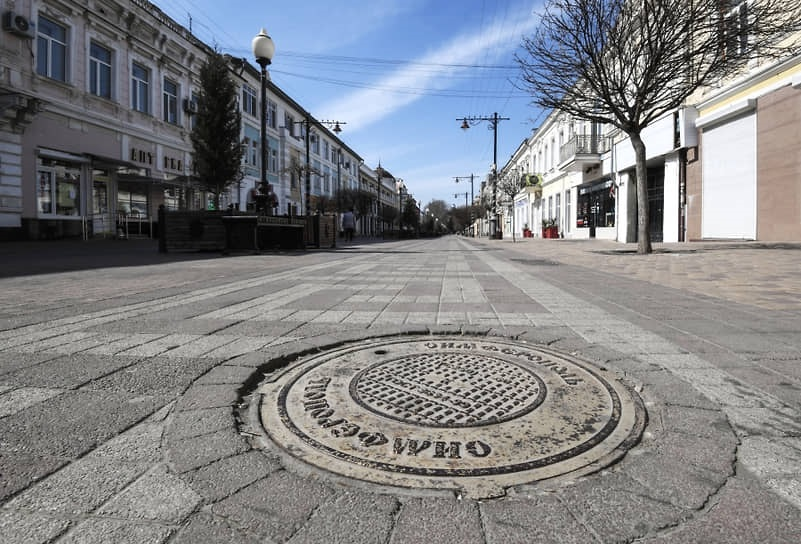
#> input picture src3.jpg, 801 x 544 px
$ python 13.py
#> lines starting #> are read from the running program, lines starting #| are printed output that depends on the picture
import cv2
import numpy as np
src=cv2.imread("src3.jpg")
#> src is the input picture: shape (544, 801, 3); mean B, G, R 133.6, 129.9, 128

re,thresh=cv2.threshold(src,128,255,cv2.THRESH_BINARY)
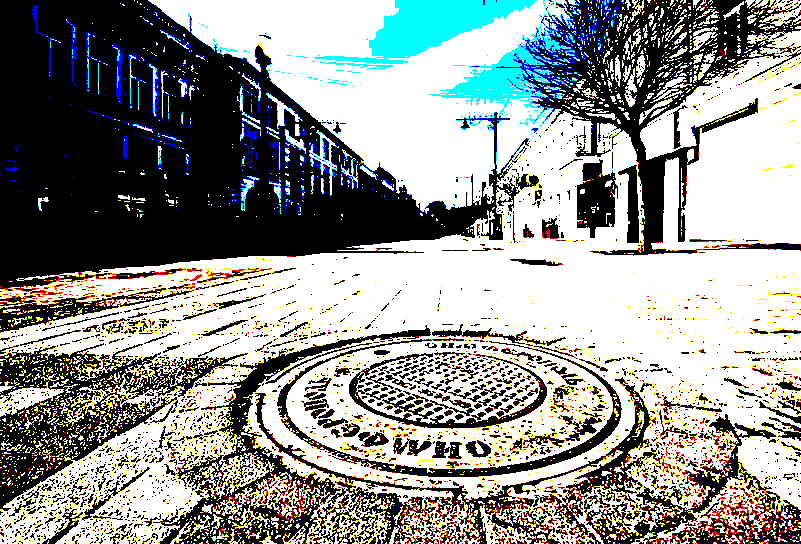
#> thresh: shape (544, 801, 3); mean B, G, R 144.6, 148.6, 146.4
cv2.imshow("tr",thresh)
ret,thresh1=cv2.threshold(src,128,255,cv2.THRESH_BINARY_INV)
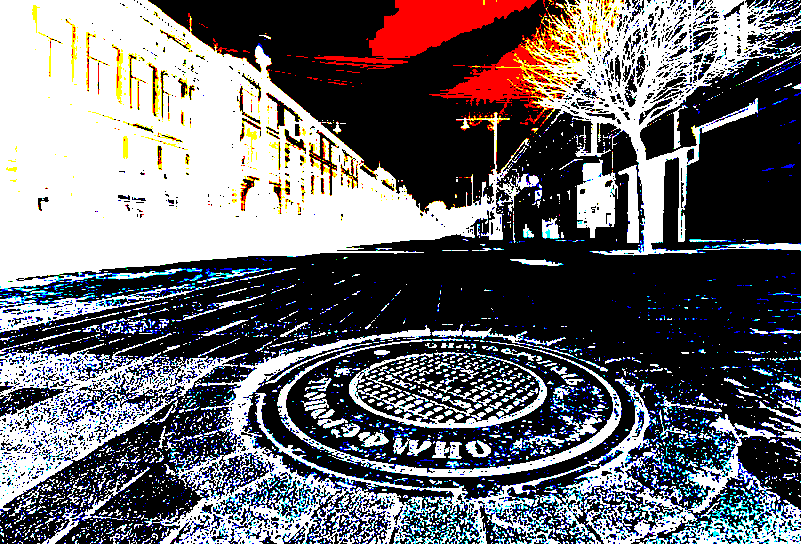
#> thresh1: shape (544, 801, 3); mean B, G, R 110.4, 106.4, 108.6
cv2.imshow("tr1",thresh1)
ret1,thresh2=cv2.threshold(src,128,255,cv2.THRESH_TRUNC)
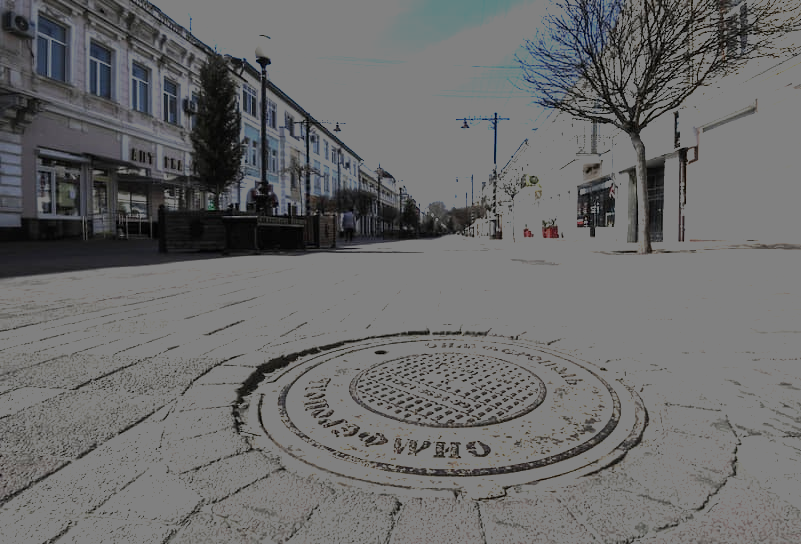
#> thresh2: shape (544, 801, 3); mean B, G, R 107.1, 107, 106.8
cv2.imshow("tr2",thresh2)
ret2,thresh3=cv2.threshold(src,128,255,cv2.THRESH_TOZERO)
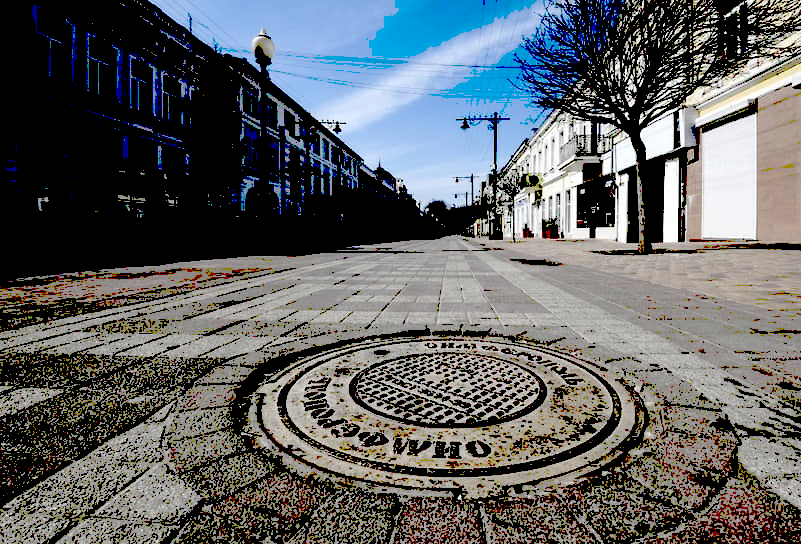
#> thresh3: shape (544, 801, 3); mean B, G, R 99.1, 97.6, 94.7
cv2.imshow("tr3",thresh3)
ret3,thresh4=cv2.threshold(src,128,255,cv2.THRESH_TOZERO_INV)
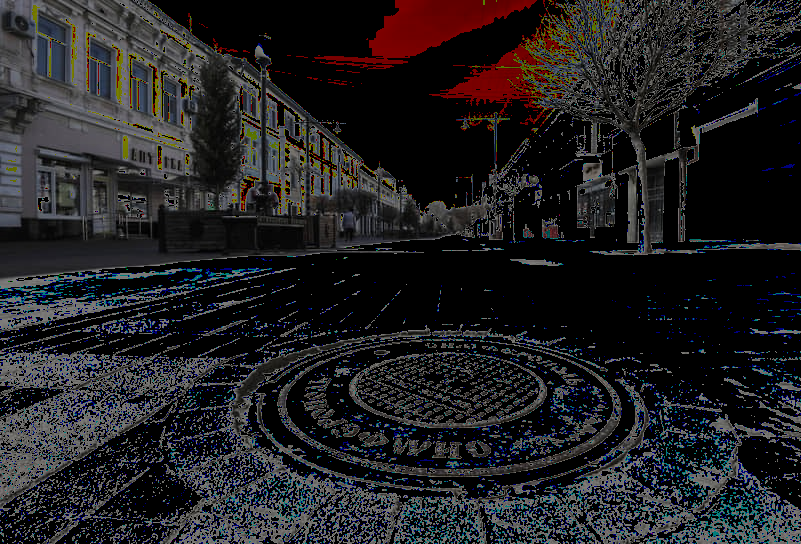
#> thresh4: shape (544, 801, 3); mean B, G, R 34.5, 32.4, 33.3
cv2.imshow("tr4",thresh4)
cv2.waitKey(0)

$ run again, with src2.jpg copied over src3.jpg
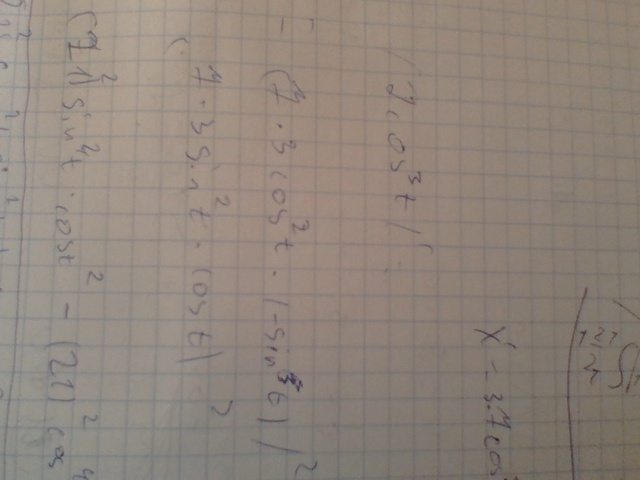
#> input picture src2.jpg, 640 x 480 px
#> src is the input picture: shape (480, 640, 3); mean B, G, R 123.8, 133.1, 144.6
#> `ret2,thresh3=cv2.threshold(src,128,255,cv2.THRESH_TOZERO)`:
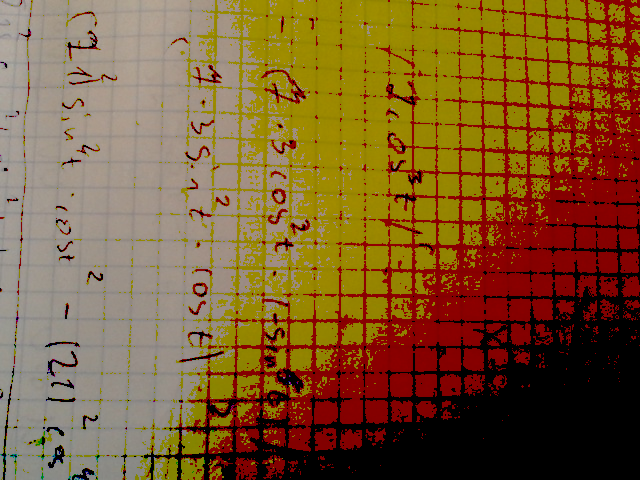
#> thresh3: shape (480, 640, 3); mean B, G, R 47.8, 91.2, 126.5
#> `ret3,thresh4=cv2.threshold(src,128,255,cv2.THRESH_TOZERO_INV)`:
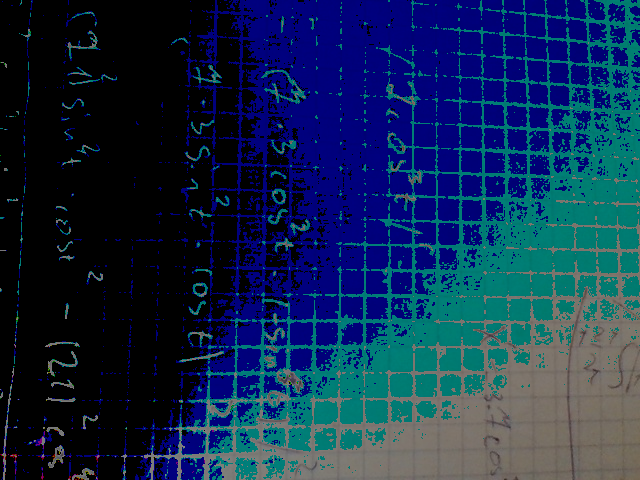
#> thresh4: shape (480, 640, 3); mean B, G, R 76, 42, 18.1
